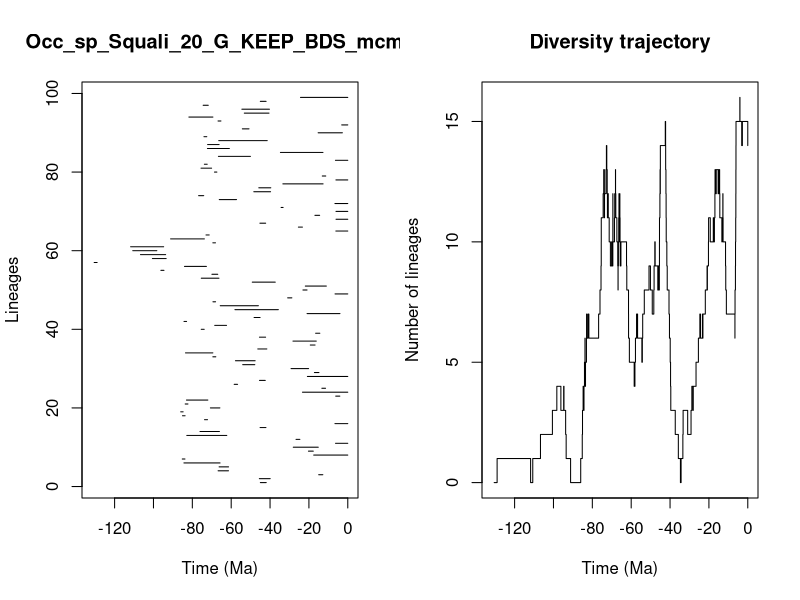

Recreate this plot in R.


pdf(file='../Results/Species/5_MA_bins_EXT_EP/pyrate_mcmc_logs/Occ_sp_Squali_20_G_KEEP_BDS_mcmc_LTT.pdf',width=0.6*20, height=0.6*10)
title = "Occ_sp_Squali_20_G_KEEP_BDS_mcmc"
ts=c(44.99022934085811, 45.511240443642485,14.965424649696335,66.73847192637533,66.2227431109494,84.32959884294304,85.1818464850852,17.539580415272763,20.241321407947204,28.0564342038511,6.301538134654402,26.627880420299565,82.84709035921608,76.05379792117498,45.12976160145245,6.605857860756744,73.72036310842641,85.05495856800228,85.97801491710929,70.70061295253015,83.6732355974297,83.02012660318674,6.208210550487935,23.32250629551376,13.338442274987127,58.46401263148282,45.434838173186115,20.785970656911882,17.16789993401592,29.19720993178475,54.081490568506084,57.80586056286414,69.4447039969982,83.51103994587199,46.310388954580546,19.29666089185131,28.208889691281954,45.45748239686408,16.544929239887992,75.41326450685663,68.47709599525652,84.28608511908749,48.213913350308516,20.95527960903187,58.075052632639625,65.64067232931741,69.38684059553714,30.9331552429865,6.5572402224722754,23.081085831490284,21.854488583805896,49.15579212988293,75.40242213554784,69.91934763627467,96.18623009371228,84.0411104759427,130.5173588964561,100.54395158456624,106.68845067835014,110.65470313398725,111.76694764633164,69.44167749299157,91.18618997999067,72.95677579017864,6.139680792115311,25.412870321496523,45.22389864173176,6.052248053405238,16.914709810201924,6.077659915456308,34.31499516765767,6.612797280031583,66.14203136253172,76.76497635184145,48.35988424192012,45.79220821110916,33.409567422624306,6.109252349046544,13.123764251293894,68.6052757380872,75.5283636099889,73.80549346306942,6.353917638646741,66.57628157595623,34.66280894361891,72.23035270129327,72.13179995196957,66.41060857793624,74.01987963873154,15.254548406144725,54.25822167790412,3.1248398229892738,66.77237938838833,81.77332672120336,53.25580741670415,54.50415232964103,74.4298839402481,45.01209411281017,24.337679992522748)
te=c(41.97298454413658, 39.91678574571244,12.838289297621026,61.37554948747199,61.35566628900905,65.72582532278318,83.78815274799865,0.0,17.75130204155552,15.18883672494265,0.0,24.65831270565111,62.264167250268905,66.05662004966307,42.11860141233996,0.0,72.18123209235956,83.7260015652394,84.73709023749741,65.8192214464368,82.25448499686554,72.01480920926369,4.087317159690074,0.0,11.442122454174026,56.71091294837218,42.455860965630926,0.0,14.840944629091194,20.16384893375191,47.846689002759554,47.6667704588377,67.91820378093902,69.44127418328121,41.65438155407887,16.84471606875681,16.225558976649445,42.28950588632715,14.384885731082527,73.89374850760669,62.3994235646119,82.96510701580509,45.13246400238803,4.025987571213556,35.736033589919295,46.00083649486657,68.04223261997579,28.779155200162535,0.0,20.956342245192438,11.020711610339955,37.32020568451796,66.29370626827614,66.91626367189616,94.58968816136017,72.75424505369286,128.99945768339995,93.46738813415813,93.73316098735765,98.26836235884791,94.75288379928936,68.08660586482758,73.80830896396913,71.32263709725193,0.0,23.342760772438155,42.26074954607905,0.0,14.48195449717976,0.0,33.27934020442469,0.0,57.239587732554,74.13836958439953,39.73692143879415,39.6217678193684,12.708776752016137,0.0,11.335588316100322,67.3702029857606,70.08333915521918,72.34913058574492,0.0,50.09556883770291,12.772085044743163,60.93628787074541,66.23124091456958,41.45765174005854,72.55944524311305,2.7811421513591204,50.83131598756524,0.0,65.27931737821355,69.4088253863364,40.53926832855795,40.304775486373416,71.79092659108463,42.02861144880073,0.0)
div_traj=c(0, 1,0,1,2,3,4,3,4,3,2,1,0,1,2,3,4,3,4,5,6,5,4,5,6,7,6,7,6,7,8,9,10,11,12,13,12,13,12,11,12,13,14,13,12,11,12,11,12,11,10,9,10,9,10,11,12,11,10,11,12,13,12,11,10,9,8,9,10,11,12,11,10,11,12,11,10,9,10,9,8,7,6,5,4,5,6,7,6,5,6,7,8,9,8,7,8,9,10,9,8,9,8,9,10,11,12,13,12,13,14,15,14,13,12,11,10,9,8,7,6,5,4,3,2,1,0,1,2,3,2,3,4,3,4,5,6,7,6,7,6,7,8,9,8,9,10,11,10,11,10,11,12,13,12,13,12,13,12,13,12,11,10,11,12,11,10,9,8,7,6,7,8,9,10,11,12,13,14,15,16,15,14,15,14)
time_events=c(130.5173588964561, 128.99945768339995,111.76694764633164,110.65470313398725,106.68845067835014,100.54395158456624,98.26836235884791,96.18623009371228,94.75288379928936,94.58968816136017,93.73316098735765,93.46738813415813,91.18618997999067,85.97801491710929,85.1818464850852,85.05495856800228,84.73709023749741,84.32959884294304,84.28608511908749,84.0411104759427,83.78815274799865,83.7260015652394,83.6732355974297,83.51103994587199,83.02012660318674,82.96510701580509,82.84709035921608,82.25448499686554,81.77332672120336,76.76497635184145,76.05379792117498,75.5283636099889,75.41326450685663,75.40242213554784,74.4298839402481,74.13836958439953,74.01987963873154,73.89374850760669,73.80830896396913,73.80549346306942,73.72036310842641,72.95677579017864,72.75424505369286,72.55944524311305,72.34913058574492,72.23035270129327,72.18123209235956,72.13179995196957,72.01480920926369,71.79092659108463,71.32263709725193,70.70061295253015,70.08333915521918,69.91934763627467,69.4447039969982,69.44167749299157,69.44127418328121,69.4088253863364,69.38684059553714,68.6052757380872,68.47709599525652,68.08660586482758,68.04223261997579,67.91820378093902,67.3702029857606,66.91626367189616,66.77237938838833,66.73847192637533,66.57628157595623,66.41060857793624,66.29370626827614,66.23124091456958,66.2227431109494,66.14203136253172,66.05662004966307,65.8192214464368,65.72582532278318,65.64067232931741,65.27931737821355,62.3994235646119,62.264167250268905,61.37554948747199,61.35566628900905,60.93628787074541,58.46401263148282,58.075052632639625,57.80586056286414,57.239587732554,56.71091294837218,54.50415232964103,54.25822167790412,54.081490568506084,53.25580741670415,50.83131598756524,50.09556883770291,49.15579212988293,48.35988424192012,48.213913350308516,47.846689002759554,47.6667704588377,46.310388954580546,46.00083649486657,45.79220821110916,45.511240443642485,45.45748239686408,45.434838173186115,45.22389864173176,45.13246400238803,45.12976160145245,45.01209411281017,44.99022934085811,42.455860965630926,42.28950588632715,42.26074954607905,42.11860141233996,42.02861144880073,41.97298454413658,41.65438155407887,41.45765174005854,40.53926832855795,40.304775486373416,39.91678574571244,39.73692143879415,39.6217678193684,37.32020568451796,35.736033589919295,34.66280894361891,34.31499516765767,33.409567422624306,33.27934020442469,30.9331552429865,29.19720993178475,28.779155200162535,28.208889691281954,28.0564342038511,26.627880420299565,25.412870321496523,24.65831270565111,24.337679992522748,23.342760772438155,23.32250629551376,23.081085831490284,21.854488583805896,20.956342245192438,20.95527960903187,20.785970656911882,20.241321407947204,20.16384893375191,19.29666089185131,17.75130204155552,17.539580415272763,17.16789993401592,16.914709810201924,16.84471606875681,16.544929239887992,16.225558976649445,15.254548406144725,15.18883672494265,14.965424649696335,14.840944629091194,14.48195449717976,14.384885731082527,13.338442274987127,13.123764251293894,12.838289297621026,12.772085044743163,12.708776752016137,11.442122454174026,11.335588316100322,11.020711610339955,6.612797280031583,6.605857860756744,6.5572402224722754,6.353917638646741,6.301538134654402,6.208210550487935,6.139680792115311,6.109252349046544,6.077659915456308,6.052248053405238,4.087317159690074,4.025987571213556,3.1248398229892738,2.7811421513591204,0.0)
                par(mfrow=c(1,2))
                L = length(ts)
                plot(ts, 1:L , xlim=c(-max(ts)-1,0), pch=20, type="n", main=title,xlab="Time (Ma)",ylab="Lineages")
                for (i in 1:L){segments(x0=-te[i],y0=i,x1=-ts[i],y1=i)}    
                t = -time_events
                plot(div_traj ~ t,type="s", main = "Diversity trajectory",xlab="Time (Ma)",ylab="Number of lineages",xlim=c(-max(ts)-1,0))
                abline(v=c(65,200,251,367,445),lty=2,col="gray")
                
